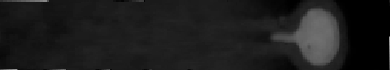
#> input picture notebooks/sat1.png, 390 x 70 px
$ jupyter execute red_patch.ipynb
#> lines starting #> are read from the running program, lines starting #| are printed output that depends on the picture; after the words box and inside, x2 and y2 are one past the last pixel; in counts of white or black regions, pixels touching at a corner belong together
[cell 1]
import cv2
import numpy as np
import matplotlib.pyplot as plt

[cell 2]
bgr = cv2.imread('sat1.png')
#> bgr is the input picture: shape (70, 390, 3); min 0, max 159, mean 29.1
img = cv2.imread('sat1.png',0)
#> img: shape (70, 390); min 0, max 159, mean 29.1
plt.imshow(img,cmap='gray')

[cell 3]
clahe = cv2.createCLAHE(clipLimit=2.0, tileGridSize=(8,8))
cl1 = clahe.apply(img)
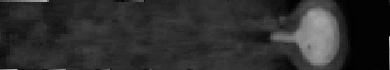
#> cl1: shape (70, 390); min 2, max 199, mean 46
plt.imshow(cl1,cmap='gray')

[cell 4]
edged = cv2.Canny(bgr,50,100)
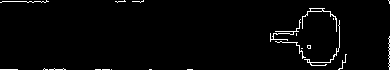
#> edged: shape (70, 390); 2.1% white in thin lines or dots

[cell 5]
cnts, hier = cv2.findContours(edged, cv2.RETR_EXTERNAL,
                        cv2.CHAIN_APPROX_SIMPLE)
#> cnts = 22 contours, 21 with area under 20; largest, box (x1, y1, x2, y2) and area: (302, 8, 337, 32) 47

[cell 6]
cnt_img = cv2.drawContours(bgr,cnts,-1,(0,255,0),1)
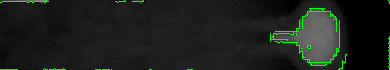
#> cnt_img: shape (70, 390, 3); mean B, G, R 27.9, 33.2, 27.9
plt.imshow(cnt_img)

[cell 7]
minPerimeterRate = 0.03
maxPerimeterRate = 4.0
minPerimeter = minPerimeterRate*max(img.shape)
#> minPerimeter = 11.7
maxPerimeter = maxPerimeterRate*max(img.shape)
#> maxPerimeter = 1560
candidate_cnts = []
for cnt in cnts:
    if cv2.arcLength(cnt,True)>minPerimeter and cv2.arcLength(cnt,True)<maxPerimeter:
        candidate_cnts.append(cnt)
#> this loop made 22 passes
#> cnt on passes 1, 2, 3, 4, 5, 6, 10, 14, 17, 19: [[187, 69], [192, 69]], [[149, 69], [151, 69]], [[111, 69]], [[102, 69], [109, 69]], [[95, 69], [100, 69]], [[0, 69], [17, 69]], [[301, 48], [302, 48]], [[296, 33], [296, 35]], [[333, 18], [333, 19]], [[388, 0], [389, 1], [389, 3], [389, 1]]
#> after the loop, candidate_cnts = 12 contours, 11 with area under 20; largest, box (x1, y1, x2, y2) and area: (302, 8, 337, 32) 47

[cell 8]
cnt_img = cv2.drawContours(bgr,candidate_cnts,-1,(0,255,0),1)
plt.imshow(cnt_img)

[cell 9]
convex_cnts = []
for cnt in cnts:
    convex_cnts.append(cv2.convexHull(cnt))
#> after the loop, convex_cnts = 22 contours, 15 with area under 20; largest, box (x1, y1, x2, y2) and area: (304, 20, 340, 66) 788, (302, 8, 337, 32) 658, (270, 19, 301, 42) 354, (275, 41, 306, 59) 206, (0, 0, 49, 3) 68, (338, 54, 347, 70) 44, (388, 36, 390, 70) 30

[cell 10]
bgr = cv2.imread('sat1.png')
cnt_img = cv2.drawContours(bgr,convex_cnts,-1,(0,255,0),1)
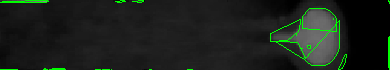
#> cnt_img: shape (70, 390, 3); mean B, G, R 27.7, 34, 27.7
plt.imshow(cnt_img)

[cell 11]
area_cnts = sorted(convex_cnts, key=cv2.contourArea,reverse=True)
#> area_cnts has the same summary as convex_cnts

[cell 12]
bgr = cv2.imread('sat1.png')
cnt_img = cv2.drawContours(bgr,area_cnts,0,(0,255,0),1)
plt.imshow(cnt_img)

[cell 13]
def KMeansSeg(img,k):
#> called with k = 2
    if len(img.shape)>2:
        vectorized = img.reshape((-1,3))
    else:
        vectorized = img.reshape((-1,1))
    vectorized = np.float32(vectorized)
    criteria = (cv2.TERM_CRITERIA_EPS + cv2.TERM_CRITERIA_MAX_ITER, 10, 1.0)
#> criteria = (3, 10, 1)
    K = k
    attempts=10
    ret,label,center=cv2.kmeans(vectorized,K,None,criteria,attempts,cv2.KMEANS_PP_CENTERS)
#> ret = 9877480.2; center = [[23.29, 23.29, 23.29], [93.83, 93.83, 93.83]]
    center = np.uint8(center)
#> center = [[23, 23, 23], [93, 93, 93]]
    res = center[label.flatten()]
    seg_img = res.reshape((img.shape))
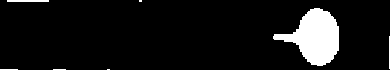
#> seg_img: shape (70, 390, 3); values 23 (black) and 93 (white), 8.3% white; 7 white regions (4 under 20 px), largest, box (x1, y1, x2, y2) and area: (273, 8, 339, 66) 2104, (7, 0, 49, 2) 84, (389, 36, 390, 69) 33
    return seg_img

[cell 14]
bgr = cv2.imread('sat1.png')
seg_img = KMeansSeg(bgr,2)
plt.imshow(seg_img)

[cell 15]
seg_img = cv2.Canny(seg_img,50,100)
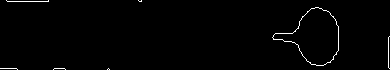
#> seg_img: shape (70, 390); 1.1% white in thin lines or dots
cnts, hier = cv2.findContours(seg_img, cv2.RETR_EXTERNAL,
                        cv2.CHAIN_APPROX_SIMPLE)
#> cnts = 7 contours, 6 with area under 20; largest, box (x1, y1, x2, y2) and area: (272, 7, 339, 66) 2094
area_cnts = sorted(cnts, key=cv2.contourArea,reverse=True)
#> area_cnts has the same summary as cnts
cnt_img = cv2.drawContours(bgr,area_cnts,0,(0,255,0),1)
plt.imshow(cnt_img)

[cell 16]
area_cnts[0].any()
#> Out = True
